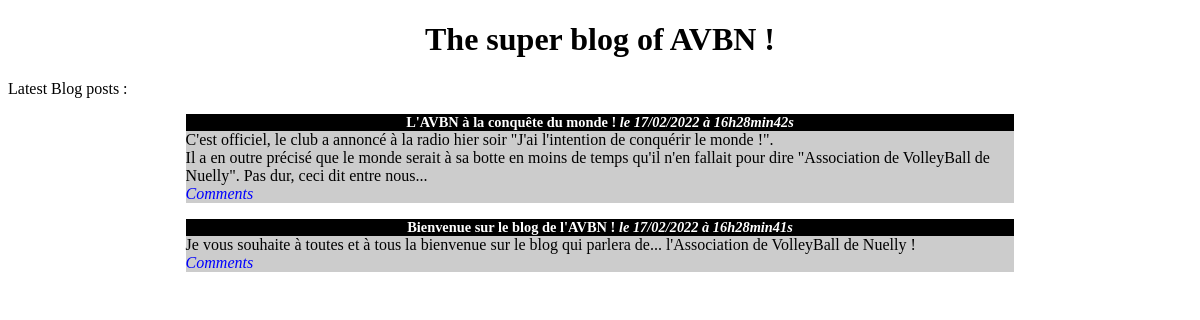
/blog/index.php, run on the app's committed database.
### tables this page shows
CREATE TABLE `posts` (
  `post_id` int(11) NOT NULL,
  `title` varchar(255) NOT NULL,
  `content` text NOT NULL,
  `creation_date` datetime NOT NULL
);

### blog/src/controllers/homepage.php (called while the page is built)
<?php
require_once('src/model.php');
function homepage() {
    $posts = getPosts();
    require('templates/homepage.php');
}

### blog/src/model.php (called while the page is built, shortened)
<?php
function dbConnect() {
    try {
      $database = new PDO('mysql:host=localhost;dbname=blog;charset=utf8;port=3306', 'root', 'root');
      return $database;
    } catch(Exception $e) {
        die('Error : '.$e->getMessage());
    }
}
function getPosts(): array {
    $database = dbConnect();
    $statement = $database->query(
        "SELECT *, DATE_FORMAT(creation_date, '%d/%m/%Y à %Hh%imin%ss') AS french_creation_date FROM posts ORDER BY creation_date DESC LIMIT 0, 5"
    );
    $posts = [];
    while (($row = $statement->fetch())) {
      $post = [
          'post_id' => $row['post_id'],
          'title' => $row['title'],
          'creation_date' => $row['french_creation_date'],
          'content' => $row['content'],
      ];
      $posts[] = $post;
    }
    return $posts;
}

### blog/templates/homepage.php (the view, shortened to what this page needs)
<h1>The super blog of AVBN !</h1>
<p>Latest Blog posts :</p>
<?php
foreach ($posts as $post): ?>
    <div class="news">
        <h3>
            <?= htmlspecialchars($post['title']); ?>
            <em>le <?= $post['creation_date']; ?></em>
        </h3>
        <p>
            <?= nl2br(htmlspecialchars($post['content'])); ?>
            <br />
            <em><a href="index.php?action=post&id=<?= urlencode($post['post_id']) ?>">Comments</a></em>
        </p>
    </div>
<?php endforeach ?>
<?php require('layout.php') ?>

### blog/style.css (style rules this page uses)
h1, h3 { text-align:center; }
h3 { background-color:black; color:white; font-size:0.9em; margin-bottom:0px; }
.news p { background-color:#CCCCCC; margin-top:0px; }
.news { width:70%; margin:auto; }
a { text-decoration: none; color: blue; }

### data on the page
posts: title "L'AVBN à la conquête du monde !", creation_date "17/02/2022 à 16h28min42s", content "C'est officiel, le club a annoncé à la radio hier soir \"J'ai l'intention de conquérir le monde !\". Il a en outre précisé que le monde serait à sa botte en moins de temps qu'il n'en fallait pour dire \"Association de VolleyBall de Nuelly\". Pas dur, ceci dit entre nous..."
posts: title "Bienvenue sur le blog de l'AVBN !", creation_date "17/02/2022 à 16h28min41s", content "Je vous souhaite à toutes et à tous la bienvenue sur le blog qui parlera de... l'Association de VolleyBall de Nuelly !"
